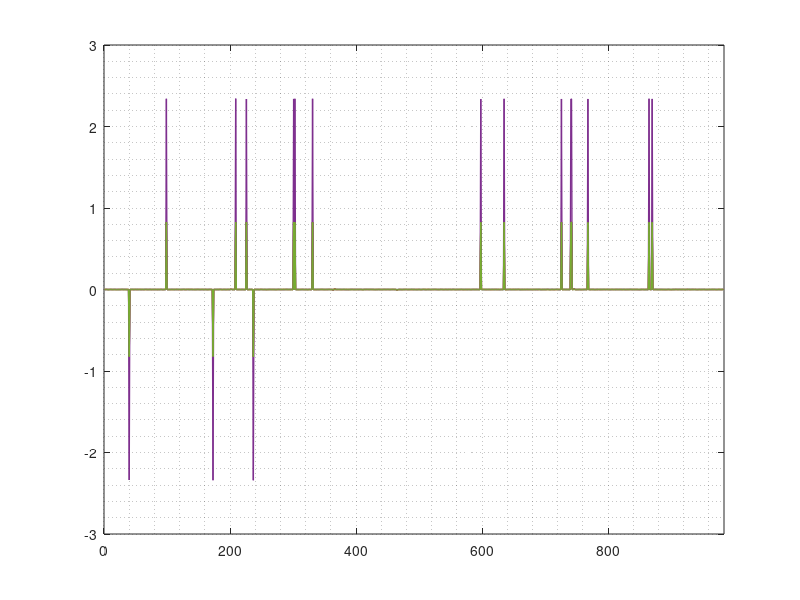

This chart was generated by the following MATLAB code: (Note: this script raises an error after producing the figure.)
clear; clc; close all;

load TDOA_data.mat

figure
plot(TOA_diff(:,1),'lineWidth',1);
hold on; grid minor; xlim([0 984]);
plot(TOA_diff(:,2),'lineWidth',1);
plot(TOA_diff(:,3),'lineWidth',1);
plot(TOA_diff(:,4),'lineWidth',1);
plot(TOA_diff(:,5),'lineWidth',1);
ax=gca;ax.FontSize=16;
title('Total error in timing measurement between 2 ground receiving stations','fontSize',24);
xlabel('Sample number (n)','fontSize',16);
ylabel('Time (sec)','fontSize',16);
legend('Address packet 1','Address packet 2','Address packet 3','Address packet 4','Telemetry packet','fontSize',12,'location','SouthEast');

TOA_mean = zeros(5,1);
TOA_StdDev = zeros(5,1);
TOA_abs_mean = zeros(5,1);
TOA_abs_StdDev = zeros(5,1);

for x=1:5
TOA_mean(x) = mean(TOA_diff(:,x));
TOA_abs_mean(x) = mean(abs(TOA_diff(:,x)));
TOA_StdDev(x) = std(TOA_diff(:,x));
TOA_abs_StdDev(x) = std(abs(TOA_diff(:,x)));
end

TOA_diff_no_spike = zeros(966,5);
count=1;

for i=1:length(TOA_diff)
    
    if ( abs(TOA_diff(i,1)) < 0.05 )
        TOA_diff_no_spike(count,1)=TOA_diff(i,1);
        TOA_diff_no_spike(count,2)=TOA_diff(i,2);
        TOA_diff_no_spike(count,3)=TOA_diff(i,3);
        TOA_diff_no_spike(count,4)=TOA_diff(i,4);
        TOA_diff_no_spike(count,5)=TOA_diff(i,5);
        count=count+1;
    end
end

figure
plot(TOA_diff_no_spike(:,1),'lineWidth',1);
hold on; grid minor; xlim([0 967]);
plot(TOA_diff_no_spike(:,2),'lineWidth',1);
plot(TOA_diff_no_spike(:,3),'lineWidth',1);
plot(TOA_diff_no_spike(:,4),'lineWidth',1);
plot(TOA_diff_no_spike(:,5),'lineWidth',1);
ax=gca;ax.FontSize=16;
title('Total error in timing measurement between 2 stations with no spikes','fontSize',24);
xlabel('Sample number (n)','fontSize',16);
ylabel('Time (sec)','fontSize',16);
legend('Address packet 1','Address packet 2','Address packet 3','Address packet 4','Telemetry packet','fontSize',12,'location','SouthEast');

TOA_mean_NS = zeros(5,1);
TOA_StdDev_NS = zeros(5,1);
TOA_abs_mean_NS = zeros(5,1);
TOA_abs_StdDev_NS = zeros(5,1);

for x=1:5
TOA_mean_NS(x) = mean(TOA_diff_no_spike(:,x));
TOA_abs_mean_NS(x) = mean(abs(TOA_diff_no_spike(:,x)));
TOA_StdDev_NS(x) = std(TOA_diff_no_spike(:,x));
TOA_abs_StdDev_NS(x) = std(abs(TOA_diff_no_spike(:,x)));
end
